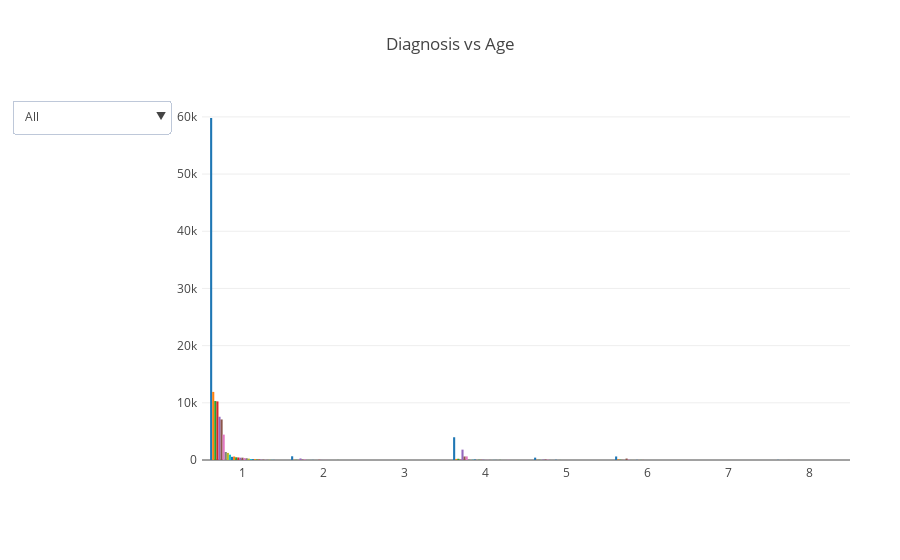

The notebook cell this image was saved under:
### Code cell
# Plot the dashboard
py.offline.iplot(fig, filename='update_dropdown')

### Figure 1 — Plotly figure (JSON) as saved in the notebook; plotly's stock layout.template omitted (floating-point values rounded to 4 significant figures)
{"data": [{"type": "bar", "x": [1, 2, 4, 5, 6, 8], "y": [59807, 651, 3979, 415, 619, 28]}, {"type": "bar", "x": [1, 2, 4, 5, 6], "y": [11910, 41, 185, 48, 123]}, {"type": "bar", "x": [1, 2, 4, 5, 6, 8], "y": [10312, 29, 217, 34, 52, 2]}, {"type": "bar", "x": [1, 2, 4, 5, 6], "y": [10248, 11, 43, 3, 21]}, {"type": "bar", "x": [1, 2, 4, 5, 6, 8], "y": [7561, 267, 1811, 88, 6, 2]}, {"type": "bar", "x": [1, 2, 4, 5, 6, 8], "y": [7091, 63, 613, 83, 257, 13]}, {"type": "bar", "x": [1, 2, 4, 5, 6, 8], "y": [4439, 101, 630, 66, 63, 7]}, {"type": "bar", "x": [1, 2, 4, 5, 6], "y": [1399, 4, 70, 15, 7]}, {"type": "bar", "x": [1, 2, 4, 5, 6], "y": [1241, 8, 10, 1, 10]}, {"type": "bar", "x": [1, 2, 4, 5, 6], "y": [928, 8, 43, 6, 3]}, {"type": "bar", "x": [1, 2, 4, 5, 6, 8], "y": [554, 18, 88, 39, 24, 1]}, {"type": "bar", "x": [1, 4, 5, 6], "y": [612, 15, 2, 7]}, {"type": "bar", "x": [1, 2, 4, 5, 6], "y": [472, 1, 42, 7, 12]}, {"type": "bar", "x": [1, 2, 4, 5, 6], "y": [443, 29, 27, 3, 10]}, {"type": "bar", "x": [1, 2, 4, 5, 6], "y": [403, 18, 56, 5, 1]}, {"type": "bar", "x": [1, 4, 6], "y": [410, 2, 2]}, {"type": "bar", "x": [1, 2, 4, 5, 6], "y": [336, 20, 29, 2, 5]}, {"type": "bar", "x": [1, 2, 4, 5, 6], "y": [318, 4, 12, 1, 2]}, {"type": "bar", "x": [1, 2, 4, 5, 6], "y": [242, 2, 2, 1, 4]}, {"type": "bar", "x": [1, 2, 4], "y": [179, 2, 17]}, {"type": "bar", "x": [1, 2, 4, 5, 6, 8], "y": [147, 3, 13, 3, 3, 1]}, {"type": "bar", "x": [1, 2], "y": [146, 3]}, {"type": "bar", "x": [1, 2, 4, 5, 6], "y": [88, 12, 20, 3, 2]}, {"type": "bar", "x": [1, 2, 5, 6], "y": [82, 1, 1, 2]}, {"type": "bar", "x": [1, 2, 4, 6], "y": [57, 2, 5, 2]}, {"type": "bar", "x": [1, 2, 4, 5], "y": [58, 4, 1, 1]}, {"type": "bar", "x": [1, 4, 5, 8], "y": [26, 23, 3, 2]}, {"type": "bar", "x": [1, 6], "y": [34, 1]}, {"type": "bar", "x": [1, 4], "y": [29, 3]}, {"type": "bar", "x": [1], "y": [25]}, {"type": "bar", "x": [1, 4], "y": [17, 2]}], "layout": {"margin": {"b": 100, "l": 50, "pad": 4, "r": 50, "t": 100}, "showlegend": false, "title": "Diagnosis vs Age", "updatemenus": [{"active": 0, "buttons": [{"args": [{"visible": [true, false, false, false, false, false, false, false, false, false, false, false, false, false, false, false, false, false, false, false, false, false, false, false, false, false, false, false, false, false, false]}, {"title": "Distribution of all diagnosis across dispositions"}], "label": "All", "method": "update"}, {"args": [{"visible": [false, true, false, false, false, false, false, false, false, false, false, false, false, false, false, false, false, false, false, false, false, false, false, false, false, false, false, false, false, false, false]}, {"title": "Distribution of Laceration across dispositions"}], "label": "Laceration", "method": "update"}, {"args": [{"visible": [false, false, true, false, false, false, false, false, false, false, false, false, false, false, false, false, false, false, false, false, false, false, false, false, false, false, false, false, false, false, false]}, {"title": "Distribution of Contusions, Abrasion across dispositions"}], "label": "Contusions, Abrasion", "method": "update"}, {"args": [{"visible": [false, false, false, true, false, false, false, false, false, false, false, false, false, false, false, false, false, false, false, false, false, false, false, false, false, false, false, false, false, false, false]}, {"title": "Distribution of Strain or Sprain across dispositions"}], "label": "Strain or Sprain", "method": "update"}, {"args": [{"visible": [false, false, false, false, true, false, false, false, false, false, false, false, false, false, false, false, false, false, false, false, false, false, false, false, false, false, false, false, false, false, false]}, {"title": "Distribution of Fracture across dispositions"}], "label": "Fracture", "method": "update"}, {"args": [{"visible": [false, false, false, false, false, true, false, false, false, false, false, false, false, false, false, false, false, false, false, false, false, false, false, false, false, false, false, false, false, false, false]}, {"title": "Distribution of Other/Not Stated across dispositions"}], "label": "Other/Not Stated", "method": "update"}, {"args": [{"visible": [false, false, false, false, false, false, true, false, false, false, false, false, false, false, false, false, false, false, false, false, false, false, false, false, false, false, false, false, false, false, false]}, {"title": "Distribution of Internal organ injur across dispositions"}], "label": "Internal organ injur", "method": "update"}, {"args": [{"visible": [false, false, false, false, false, false, false, true, false, false, false, false, false, false, false, false, false, false, false, false, false, false, false, false, false, false, false, false, false, false, false]}, {"title": "Distribution of Concussions across dispositions"}], "label": "Concussions", "method": "update"}, {"args": [{"visible": [false, false, false, false, false, false, false, false, true, false, false, false, false, false, false, false, false, false, false, false, false, false, false, false, false, false, false, false, false, false, false]}, {"title": "Distribution of Foreign body across dispositions"}], "label": "Foreign body", "method": "update"}, {"args": [{"visible": [false, false, false, false, false, false, false, false, false, true, false, false, false, false, false, false, false, false, false, false, false, false, false, false, false, false, false, false, false, false, false]}, {"title": "Distribution of Dislocation across dispositions"}], "label": "Dislocation", "method": "update"}, {"args": [{"visible": [false, false, false, false, false, false, false, false, false, false, true, false, false, false, false, false, false, false, false, false, false, false, false, false, false, false, false, false, false, false, false]}, {"title": "Distribution of Poisoning across dispositions"}], "label": "Poisoning", "method": "update"}, {"args": [{"visible": [false, false, false, false, false, false, false, false, false, false, false, true, false, false, false, false, false, false, false, false, false, false, false, false, false, false, false, false, false, false, false]}, {"title": "Distribution of Puncture across dispositions"}], "label": "Puncture", "method": "update"}, {"args": [{"visible": [false, false, false, false, false, false, false, false, false, false, false, false, true, false, false, false, false, false, false, false, false, false, false, false, false, false, false, false, false, false, false]}, {"title": "Distribution of Hematoma across dispositions"}], "label": "Hematoma", "method": "update"}, {"args": [{"visible": [false, false, false, false, false, false, false, false, false, false, false, false, false, true, false, false, false, false, false, false, false, false, false, false, false, false, false, false, false, false, false]}, {"title": "Distribution of Burns, thermal (from across dispositions"}], "label": "Burns, thermal (from", "method": "update"}, {"args": [{"visible": [false, false, false, false, false, false, false, false, false, false, false, false, false, false, true, false, false, false, false, false, false, false, false, false, false, false, false, false, false, false, false]}, {"title": "Distribution of Ingested foreign obj across dispositions"}], "label": "Ingested foreign obj", "method": "update"}, {"args": [{"visible": [false, false, false, false, false, false, false, false, false, false, false, false, false, false, false, true, false, false, false, false, false, false, false, false, false, false, false, false, false, false, false]}, {"title": "Distribution of Dermatitis, Conjunct across dispositions"}], "label": "Dermatitis, Conjunct", "method": "update"}, {"args": [{"visible": [false, false, false, false, false, false, false, false, false, false, false, false, false, false, false, false, true, false, false, false, false, false, false, false, false, false, false, false, false, false, false]}, {"title": "Distribution of Burns, scald (from h across dispositions"}], "label": "Burns, scald (from h", "method": "update"}, {"args": [{"visible": [false, false, false, false, false, false, false, false, false, false, false, false, false, false, false, false, false, true, false, false, false, false, false, false, false, false, false, false, false, false, false]}, {"title": "Distribution of Avulsion across dispositions"}], "label": "Avulsion", "method": "update"}, {"args": [{"visible": [false, false, false, false, false, false, false, false, false, false, false, false, false, false, false, false, false, false, true, false, false, false, false, false, false, false, false, false, false, false, false]}, {"title": "Distribution of Dental injury across dispositions"}], "label": "Dental injury", "method": "update"}, {"args": [{"visible": [false, false, false, false, false, false, false, false, false, false, false, false, false, false, false, false, false, false, false, true, false, false, false, false, false, false, false, false, false, false, false]}, {"title": "Distribution of Nerve damage across dispositions"}], "label": "Nerve damage", "method": "update"}, {"args": [{"visible": [false, false, false, false, false, false, false, false, false, false, false, false, false, false, false, false, false, false, false, false, true, false, false, false, false, false, false, false, false, false, false]}, {"title": "Distribution of Anoxia across dispositions"}], "label": "Anoxia", "method": "update"}, {"args": [{"visible": [false, false, false, false, false, false, false, false, false, false, false, false, false, false, false, false, false, false, false, false, false, true, false, false, false, false, false, false, false, false, false]}, {"title": "Distribution of Crushing across dispositions"}], "label": "Crushing", "method": "update"}, {"args": [{"visible": [false, false, false, false, false, false, false, false, false, false, false, false, false, false, false, false, false, false, false, false, false, false, true, false, false, false, false, false, false, false, false]}, {"title": "Distribution of Amputation across dispositions"}], "label": "Amputation", "method": "update"}, {"args": [{"visible": [false, false, false, false, false, false, false, false, false, false, false, false, false, false, false, false, false, false, false, false, false, false, false, true, false, false, false, false, false, false, false]}, {"title": "Distribution of Burns, chemical (cau across dispositions"}], "label": "Burns, chemical (cau", "method": "update"}, {"args": [{"visible": [false, false, false, false, false, false, false, false, false, false, false, false, false, false, false, false, false, false, false, false, false, false, false, false, true, false, false, false, false, false, false]}, {"title": "Distribution of Aspirated foreign ob across dispositions"}], "label": "Aspirated foreign ob", "method": "update"}, {"args": [{"visible": [false, false, false, false, false, false, false, false, false, false, false, false, false, false, false, false, false, false, false, false, false, false, false, false, false, true, false, false, false, false, false]}, {"title": "Distribution of Hemorrhage across dispositions"}], "label": "Hemorrhage", "method": "update"}, {"args": [{"visible": [false, false, false, false, false, false, false, false, false, false, false, false, false, false, false, false, false, false, false, false, false, false, false, false, false, false, true, false, false, false, false]}, {"title": "Distribution of Submersion (includin across dispositions"}], "label": "Submersion (includin", "method": "update"}, {"args": [{"visible": [false, false, false, false, false, false, false, false, false, false, false, false, false, false, false, false, false, false, false, false, false, false, false, false, false, false, false, true, false, false, false]}, {"title": "Distribution of Burns, radiation (in across dispositions"}], "label": "Burns, radiation (in", "method": "update"}, {"args": [{"visible": [false, false, false, false, false, false, false, false, false, false, false, false, false, false, false, false, false, false, false, false, false, false, false, false, false, false, false, false, true, false, false]}, {"title": "Distribution of Electric shock across dispositions"}], "label": "Electric shock", "method": "update"}, {"args": [{"visible": [false, false, false, false, false, false, false, false, false, false, false, false, false, false, false, false, false, false, false, false, false, false, false, false, false, false, false, false, false, true, false]}, {"title": "Distribution of Burns, electrical across dispositions"}], "label": "Burns, electrical", "method": "update"}, {"args": [{"visible": [false, false, false, false, false, false, false, false, false, false, false, false, false, false, false, false, false, false, false, false, false, false, false, false, false, false, false, false, false, false, true]}, {"title": "Distribution of Burns, not specified across dispositions"}], "label": "Burns, not specified", "method": "update"}]}]}}
